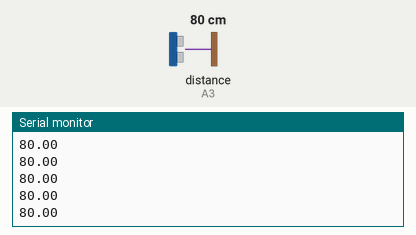
Bench run of a sketch on a simulated Arduino Uno, built with avr-gcc and run on an emulated ATmega328P. On the bench: the last lines printed to the serial monitor. Wiring (inferred from the names in the program): ultrasonic range finder: trigger pin 7; echo A3. The inputs (shaded band) are chosen by the test bench; at power-on: distance to the obstacle (sensor on A3) 80 cm. The echo pulse lasts 58.3 µs per cm.

Above: at 1.2 s.
1.3 s: distance to the obstacle (sensor on A3) set to 2 cm
At 1.48 s:
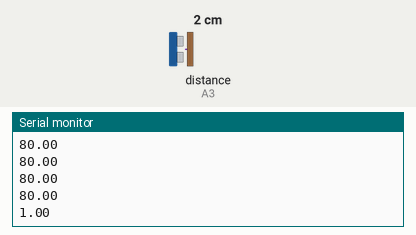
2.8 s: distance to the obstacle (sensor on A3) set to 4 cm
At 2.89 s:
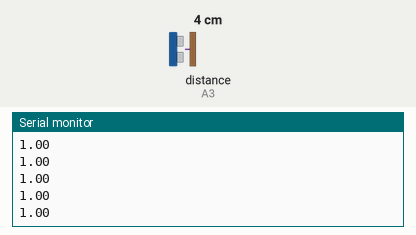
Timing chart, 0 to 5.8 s (numbered marks = the images above; inputs shaded):
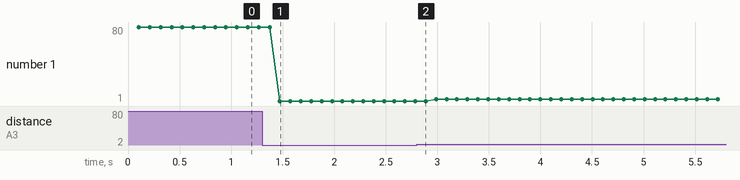

The sketch:

case2_ultrasonic_solely.ino
```cpp
//Including necessary libraries
#include <Wire.h>
#include <Adafruit_MotorShield.h>
#include "utility/Adafruit_MS_PWMServoDriver.h"
const int front_ultrasonic_pin = 6;
const int side_sensorPin = A3;
const int side_ultrasonic_pin = 7;
const int front_sensorPin = A2;
//Shall we let the robot to detect distance right after leaving the tunnel if less than a threshold(distance to wall) no obstacle

void setup() {
  Serial.begin(9600);
  }


void loop() {

  double value1 = ultra_sonic(side_ultrasonic_pin, side_sensorPin);
  //double value1 = reliable_ultra_sonic_reading(side_ultrasonic_pin, side_sensorPin);
  Serial.println(value1);

}

// 73 88

int ultra_sonic(int pin_num, int sensorPin) { //done
  // select the input pin for the potentiometer
  pinMode(pin_num, OUTPUT);
  int sensorValue = 0;  // variable to store the value coming from the sensor
  unsigned long pulse;

  digitalWrite(pin_num, HIGH); //send pulse 10us long to trigger sensor
  delay(0.01);
  digitalWrite(pin_num, LOW);
  pulse = pulseIn(sensorPin, HIGH); //Read pulse width from low to high to low
  sensorValue =  pulse / 58 ; // Divide by factor given by sensor data sheet
  delay(100);
  return sensorValue;
 }


int reliable_ultra_sonic_reading(int pin_num, int sensorPin) {
  //take average of the 5 readings from ultrasonic sensor

  bool irreliable = true;
  int distance[5] = {0,0,0,0,0};
  //reading average distance from ultrasonic sensor
  while (irreliable){
    for (int i=0;i<5;i++) {
      distance[i] = ultra_sonic(pin_num, sensorPin);

      }

      int max_dist = find_max(distance);
      int min_dist = find_min(distance);
      int diff = max_dist - min_dist;
      if (diff <20) {
        irreliable = false;
      }
    int sum_distance = 0;
    for (int i=0;i<5;i++){
      sum_distance +=distance[i];
    }
    int ave_distance = sum_distance/5;
    return ave_distance;
    }
}


int find_max(int a[]) { //done
  //find the maximum index in the array length of 5
  int max_num = a[0];
  for (int i = 0; i < 5; i++) {
    if (a[i] > max_num) {
      max_num = a[i];
    }
  }
  return max_num;
}

int find_min(int a[]) { //done
  //find the minimum index in the array length of 5
  int min_num = a[0];
  for (int i = 0; i < 5; i++) {
    if (a[i] < min_num) {
      min_num = a[i];
    }
  }
  return min_num;
}
```

Measured:
- after the input at 1.3 s, the serial monitor: prints a new line after 0.17 s (image 1)
- plotted number 1: 80 → 1 after the input at 1.3 s, 1 → 3 after the input at 2.8 s
